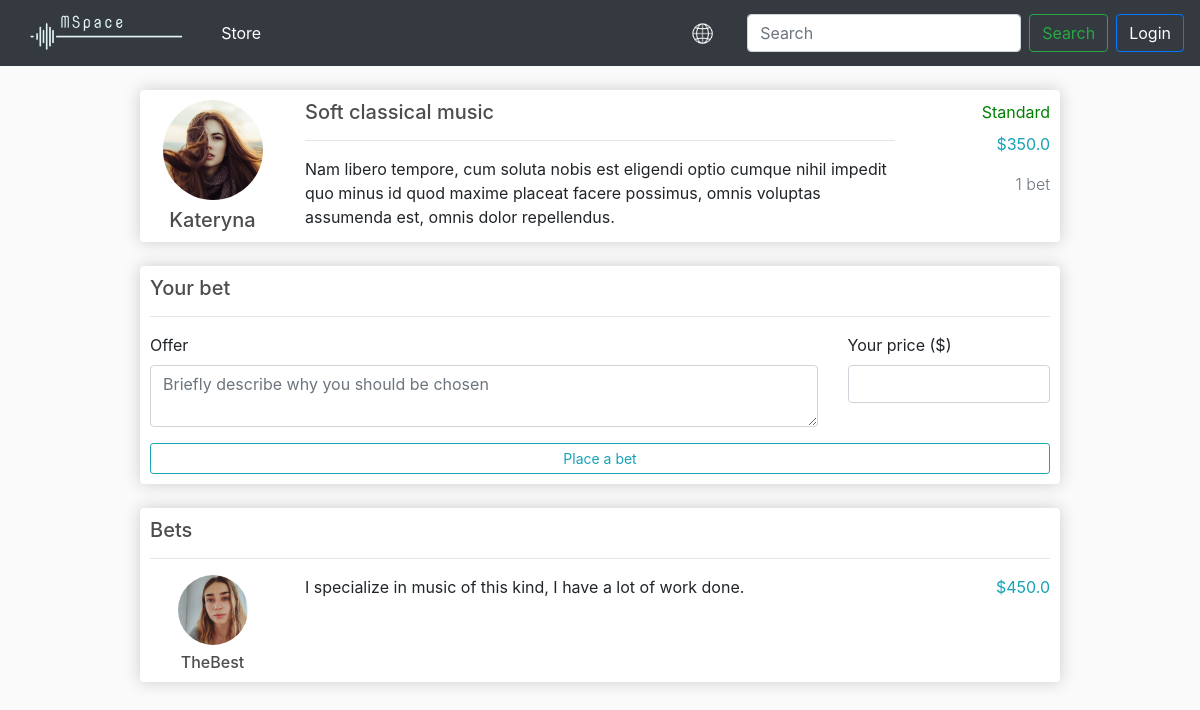
Page /en/freelance_order_info/?id=7 on the committed database.
### store/models.py (models this page shows, shortened)
class FreelanceOrder(models.Model):
    name = models.CharField(max_length=200, null=True)
    description = models.CharField(max_length=500, null=True)
    premium = models.BooleanField(max_length=200, null=True)
    price = models.FloatField()
    customer = models.ForeignKey(Customer, on_delete=models.SET_NULL, blank=True, null=True)

class Customer(models.Model):
    user = models.OneToOneField(User, on_delete=models.CASCADE, null=True, blank=True)
    name = models.CharField(max_length=50, null=True)
    email = models.EmailField(null=True)
    image = models.ImageField(upload_to='images/customers/', null=True, blank=True)
    @property
    def image_url(self):
        try:
            url = self.image.url
        except:
            url = ''
        return url

class Bet(models.Model):
    freelance_order = models.ForeignKey(FreelanceOrder, on_delete=models.SET_NULL, blank=True, null=True)
    composer = models.ForeignKey(Composer, on_delete=models.SET_NULL, blank=True, null=True)
    price = models.FloatField()
    text = models.CharField(max_length=500, null=True)

class Composer(models.Model):
    user = models.OneToOneField(User, on_delete=models.CASCADE, null=True, blank=True)
    name = models.CharField(max_length=50, null=True)
    first_name = models.CharField(max_length=50, null=True)
    last_name = models.CharField(max_length=50, null=True)
    email = models.EmailField(null=True)
    rating = models.FloatField(blank=True, null=True)
    image = models.ImageField(upload_to='images/composers/', null=True, blank=True)
    balance = models.FloatField(default=0, blank=True, null=True)
    @property
    def image_url(self):
        try:
            url = self.image.url
        except:
            url = ''
        return url

### store/views.py (the view)
# urls.py: path('freelance_order_info/', views.freelanceOrderInfo, name="freelance_order_info"),
def freelanceOrderInfo(request):
    order = FreelanceOrder.objects.get(id=request.GET["id"])
    try:
        placed_bet = order.bet_set.get(composer=request.user.composer)
        cartCount = None
    except:
        placed_bet = None
        data = cartData(request)
        cartCount = data['cartCount']
    context = {'order': order, 'placed_bet': placed_bet, 'cartCount': cartCount}
    return render(request, 'store/freelance_order_info.html', context)

### store/templatetags/filters.py (called while the page is built)
def is_customer(user):
    try:
        client = user.customer
        return True
    except:
        return False

def remove_lang_code(url):
    url = re.sub(r'/?(uk|en)/?', "", url)
    if url == '' or url == '/':
        return ''
    return '/' + url

### store/utils.py (called while the page is built, shortened)
def cookieCart(request):
    try:
        cart = json.loads(request.COOKIES['cart'])
    except:
        cart = {}
    print('Cart:', cart)
    items = []
    order = {'get_cart_total': 0, 'get_cart_count': len(cart)}
    cartCount = order['get_cart_count']
    return {'items': items, 'order': order, 'cartCount': cartCount}

def cartData(request):
    if request.user.is_authenticated:
        try:
            customer = request.user.customer
            order, created = Order.objects.get_or_create(customer=customer, complete=False)
            items = order.orderitem_set.all()
            personal_data = request.user.customer.get_personal_data
            cartCount = order.get_cart_count
        except:
            order = None
            items = None
            personal_data = None
            cartCount = 0
    else:
        cookieData = cookieCart(request)
        items = cookieData['items']
        order = cookieData['order']
        cartCount = cookieData['cartCount']
        personal_data = None
    return {'items': items, 'order': order, 'cartCount': cartCount, 'personal_data': personal_data}

### store/templates/store/freelance_order_info.html (shortened to what this page needs)
{% extends 'store/main.html' %}
{% load static %}
{% load filters %}
{% block content %}
    <br>
    <div class="row">
            <div class="col-md-10 m-auto">
                <div class="box-element">
                    <div class="row">
                        <div class="col-sm-2">
                            <img class="profilepic__image profilepic mb-2" style="display: block; margin-left: auto; margin-right: auto " src="{{ order.customer.image_url }}">
                            <h5 class="m-auto text-center">{{ order.customer.name }}</h5>
                        </div>
                        <div class="col-sm-8">
                            <h5>{{ order.name }}</h5>
                            <hr />
                            <div style="flex:2">{{ order.description }}</div>
                        </div>
                        <div class="col-sm text-right">
                            <div class="mb-2" style="color:green">
                                {% if item.premium %}
                                    Premium
                                {% else %}
                                    Standard
                                {% endif %}
                            </div>
                            <div class="mb-3 text-info">${{ order.price }}</div>
                            <div class="mb-3 text-secondary font-weight-light">{{ order.bet_set.count }} bet{% if order.bet_set.count != 1 %}s{% endif %}</div>
                        </div>
                    </div>
                </div>
            </div>
        </div>
        <br>
    <form id="order_form">
    {% if not user|is_customer %}
        <div class="row">
            <div class="col-md-10 m-auto">
                <div class="box-element">
                    <h5>Your bet</h5>
                    <hr>
                    <div class="row">
                        <div class="col-sm-9">
                            <div class="form-group">
                            <label for="description">Offer</label>
                            <textarea class="form-control" rows="2" name="ftext" placeholder="Briefly describe why you should be chosen">{{ placed_bet.text|default:'' }}</textarea>
                        </div>
                        </div>
                        <div class="col-sm">
                            <div class="mb-3">
                                  <label for="pfile" class="form-label">Your price ($)</label>
                                  <input class="form-control" name="price" type="number" value="{{ placed_bet.price|default:'undefined' }}">
                                </div>
                        </div>
                    </div>
                    {% if placed_bet == None %}
                        <input type="submit" id="submit" class="btn btn-outline-info  btn-sm btn-block" href="" value="Place a bet" />
                    {% endif %}
                </div>
            </div>
        </div>
        <br>
    {% endif %}
    </form>
    <div class="row">
        <div class="col-md-10 m-auto">
            <div class="box-element">
                <h5>Bets</h5>
                {% for bet in order.bet_set.all %}
                    <hr>
                    <div class="row">
                        <div class="col-sm-2">
                            <img class="profilepic__image profilepic betpic mb-2" style="display: block; margin-left: auto; margin-right: auto " src="{{ bet.composer.image_url }}">
                            <h6 class="m-auto text-center">{{ bet.composer.name }}</h6>
                        </div>
                        <div class="col-sm-8">
                            <p>{{ bet.text }}</p>
                        </div>
                        <div class="col-sm-2 text-right">
                            <div class="mb-3 text-info">${{ bet.price }}</div>
                        </div>
                    </div>
                {% endfor %}
            </div>
        </div>
    </div>
    <br>
{% endblock content %}

### static/css/main.css (style rules this page uses)
body { background-color: hsl(0, 0%, 98%); }
h1,h2,h3,h4,h5,h6 { color:hsl(0, 0%, 30%); }
.box-element { box-shadow:hsl(0, 0%, 80%) 0 0 16px; background-color: #fff; border-radius: 4px; padding: 10px; }
.profilepic { margin: auto; position: relative; width: 100px; height: 100px; border-radius: 50%; overflow: hidden; background-color: rgb(255, 255, 255); }
.betpic { width: 70px; height: 70px; }
.profilepic__image { object-fit: cover; opacity: 1; transition: opacity .2s ease-in-out; }

### rows in the picture
FreelanceOrder: customer.image_url (picture), customer.name "Kateryna", name "Soft classical music", description "Nam libero tempore, cum soluta nobis est eligendi optio cumque nihil impedit quo minus id quod maxime placeat facere possimus, omnis voluptas assumenda est, omnis dolor repellendus.", price "350.0", bet_set.count "1"
Bet: composer.image_url (picture), composer.name "TheBest", text "I specialize in music of this kind, I have a lot of work done.", price "450.0"
